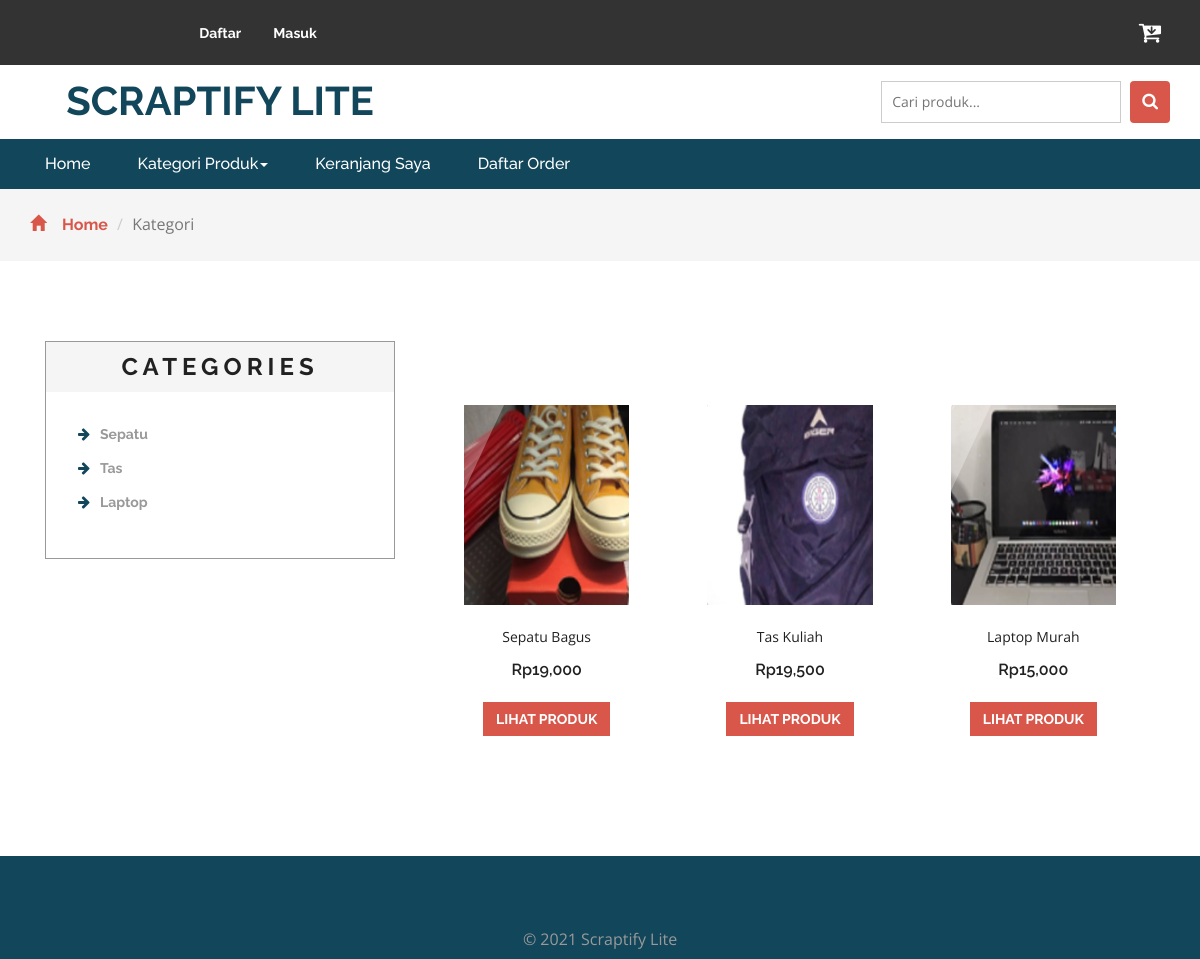
Screenshot of /search.php with the database file from the repository.
### tables this page shows
CREATE TABLE `kategori` (
  `idkategori` int(11) NOT NULL,
  `namakategori` varchar(20) NOT NULL,
  `tgldibuat` timestamp NOT NULL DEFAULT current_timestamp()
);

CREATE TABLE `produk` (
  `idproduk` int(11) NOT NULL,
  `idkategori` int(11) NOT NULL,
  `namaproduk` varchar(30) NOT NULL,
  `gambar` varchar(100) NOT NULL,
  `deskripsi` varchar(200) NOT NULL,
  `hargaafter` int(11) NOT NULL,
  `tgldibuat` timestamp NOT NULL DEFAULT current_timestamp()
);

### search.php (the view, shortened to what this page needs)
<?php
	include 'dbconnect.php';
	$s = $_POST['Search'];
?>
<!DOCTYPE html>
<html>
	<head>
		<link href="css/bootstrap.css" rel="stylesheet" type="text/css" media="all" />
		<link href="css/style.css" rel="stylesheet" type="text/css" media="all" />
		<link href="css/font-awesome.css" rel="stylesheet">
	</head>
	<body>
		<div class="agileits_header">
			<div class="container">
				<div class="agile-login">
					<ul>
						<?php
							if(!isset($_SESSION['log'])){
								echo '
								<li><a href="registered.php"> Daftar</a></li>
								<li><a href="login.php">Masuk</a></li>
								';
							}
						?>
					</ul>
				</div>
				<div class="product_list_header">
						<a href="cart.php"><button class="w3view-cart" type="submit" name="submit" value=""><i class="fa fa-cart-arrow-down" aria-hidden="true"></i></button>
						</a>
				</div>
				<div class="clearfix"> </div>
			</div>
		</div>
		<div class="logo_products">
			<div class="container">
				<div class="w3ls_logo_products_left">
					<h1><a href="index.php">Scraptify Lite</a></h1>
				</div>
				<div class="w3l_search">
					<form action="search.php" method="post">
						<input type="search" name="Search" placeholder="Cari produk...">
						<button type="submit" class="btn btn-default search" aria-label="Left Align">
							<i class="fa fa-search" aria-hidden="true"> </i>
						</button>
					</form>
				</div>
				<div class="clearfix"> </div>
			</div>
		</div>
		<div class="navigation-agileits">
			<div class="container">
				<nav class="navbar navbar-default">
					<div class="collapse navbar-collapse" id="bs-megadropdown-tabs">
						<ul class="nav navbar-nav">
							<li class="active"><a href="index.php" class="act">Home</a></li>
							<li class="dropdown">
								<a href="#" class="dropdown-toggle" data-toggle="dropdown">Kategori Produk<b class="caret"></b></a>
							</li>
							<li><a href="cart.php">Keranjang Saya</a></li>
							<li><a href="konfirmasi.php">Daftar Order</a></li>
						</ul>
					</div>
				</nav>
			</div>
		</div>
		<div class="breadcrumbs">
			<div class="container">
				<ol class="breadcrumb breadcrumb1 animated wow slideInLeft" data-wow-delay=".5s">
					<li>
						<a href="index.php">
							<span class="glyphicon glyphicon-home" aria-hidden="true"></span>Home
						</a>
					</li>
					<li class="active">Kategori</li>
				</ol>
			</div>
		</div>
		<div class="products">
			<div class="container">
				<div class="col-md-4 products-left">
					<div class="categories">
						<h2>Categories</h2>
						<ul class="cate">
							<?php
								$kat=mysqli_query($conn,"SELECT * from kategori order by idkategori ASC");
								while($p=mysqli_fetch_array($kat)){
							?>
							<li>
								<a href="kategori.php?idkategori=<?php echo $p['idkategori'] ?>">
									<i class="fa fa-arrow-right" aria-hidden="true"></i><?php echo $p['namakategori'] ?>
								</a>
							</li>
							<?php
											}
							?>
						</ul>
					</div>
				</div>
				<div class="col-md-8 products-right">
					<div class="agile_top_brands_grids">
						<?php
							$brgs=mysqli_query($conn,"SELECT * from produk where namaproduk like '%$s%' or deskripsi like '%$s%' order by idproduk ASC");
							$x = mysqli_num_rows($brgs);
							if($x>0){
							while($p=mysqli_fetch_array($brgs)){
						?>
						<div class="col-md-4 top_brand_left">
							<div class="hover14 column">
								<div class="agile_top_brand_left_grid">
									<div class="agile_top_brand_left_grid1">
										<figure>
											<div class="snipcart-item block">
												<div class="snipcart-thumb">
													<a href="product.php?idproduk=<?php echo $p['idproduk'] ?>"><img src="<?php echo $p['gambar']?>" width="200px" height="200px"></a>
													<p><?php echo $p['namaproduk'] ?></p>
													<h4>Rp<?php echo number_format($p['hargaafter']) ?></h4>
												</div>
												<div class="snipcart-details top_brand_home_details">
													<fieldset>
														<a href="product.php?idproduk=<?php echo $p['idproduk'] ?>"><input type="submit" class="button" value="Lihat Produk" /></a>
													</fieldset>
												</div>
											</div>
										</figure>
									</div>
								</div>
							</div>
						</div>
						<?php
							}
							} else {
								echo "Data tidak ditemukan, coba kata kunci lainnya";
							}
						?>
					</div>
				</div>
			</div>
		</div>
		<div class="footer-botm">
			<div class="footer-copy">
				<div class="container">
					<p>© 2021 Scraptify Lite</p>
				</div>
			</div>
		</div>
		<link href="css/skdslider.css" rel="stylesheet">
	</body>
</html>

### rows the page displays
kategori: namakategori "Sepatu"
kategori: namakategori "Tas"
kategori: namakategori "Laptop"
produk: gambar (picture), namaproduk "Sepatu Bagus", hargaafter "19,000"
produk: gambar (picture), namaproduk "Tas Kuliah", hargaafter "19,500"
produk: gambar (picture), namaproduk "Laptop Murah", hargaafter "15,000"
